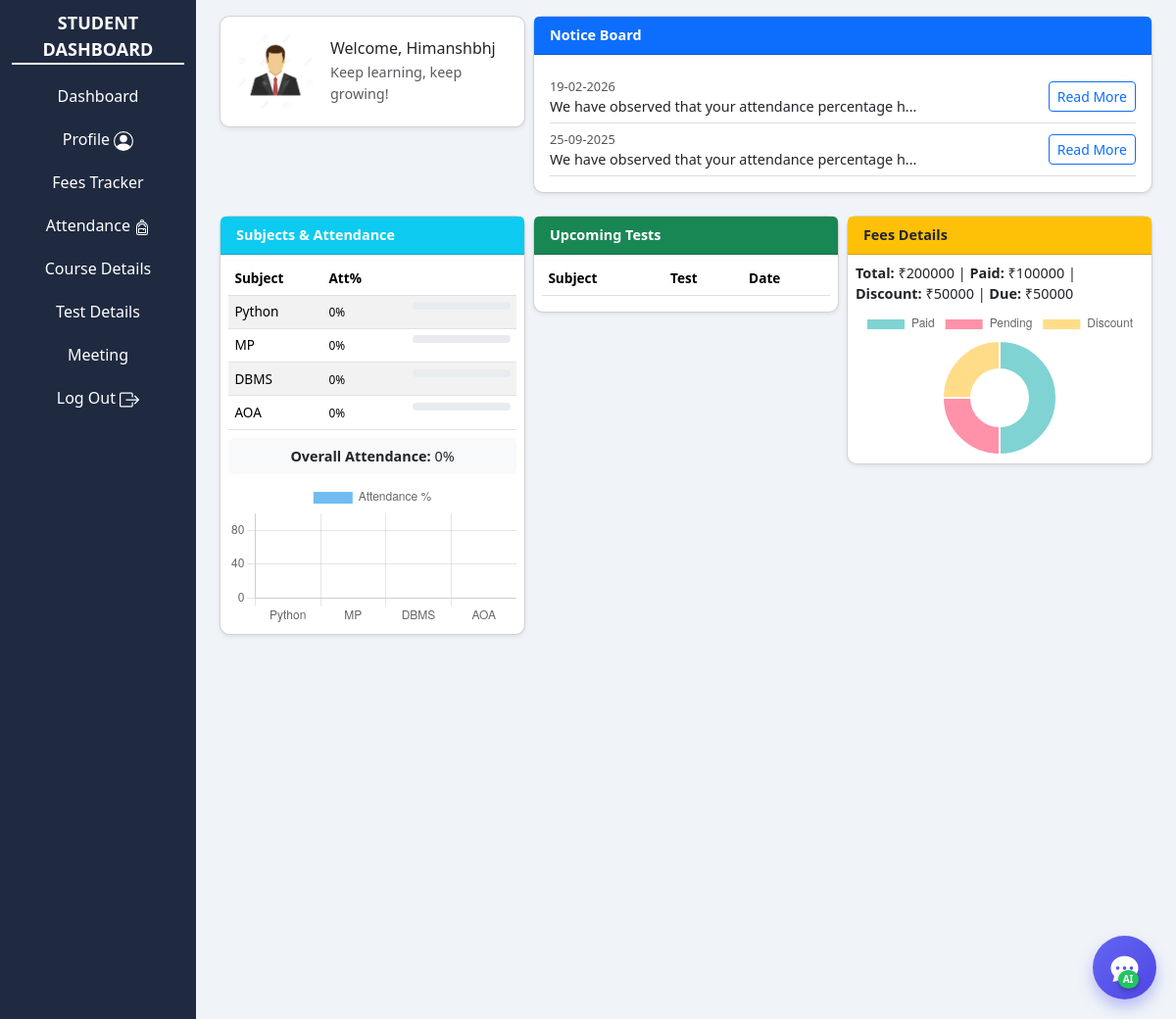
The page /student/student-dashboard.php (signed in) on the database its author committed.
### tables this page shows
CREATE TABLE `tblstudent` (
  `studentId` int(100) NOT NULL AUTO_INCREMENT,
  `studentName` varchar(100) NOT NULL,
  `dob` date NOT NULL,
  `courseId` int(100) NOT NULL,
  `academicYearId` int(10) NOT NULL,
  `sessionId` int(100) NOT NULL,
  `studentNumber` varchar(15) NOT NULL,
  `studentGender` int(100) NOT NULL,
  `studentEmail` varchar(100) NOT NULL,
  `studentPassword` varchar(100) NOT NULL,
  `fatherName` varchar(100) NOT NULL,
  `motherName` varchar(100) NOT NULL,
  `parentNumber` varchar(15) NOT NULL,
  `parentEmail` varchar(100) NOT NULL,
  `dateOfRegistration` datetime(6) NOT NULL,
  `address` varchar(100) NOT NULL,
  `studentImage` varchar(300) DEFAULT NULL,
  `addedIpAddress` text NOT NULL,
  `addedDateTime` datetime(6) NOT NULL,
  `updatedIpAddress` text NOT NULL,
  `updatedDateTime` datetime NOT NULL,
  PRIMARY KEY (`studentId`)
);

CREATE TABLE `tblnotice` (
  `id` int(10) NOT NULL AUTO_INCREMENT,
  `studentId` int(10) NOT NULL,
  `courseId` int(10) NOT NULL,
  `academicYearId` int(10) NOT NULL,
  `cutOffAttendence` int(10) NOT NULL,
  `sessionId` int(10) NOT NULL,
  `noticeDate` date NOT NULL,
  `notice` text NOT NULL,
  PRIMARY KEY (`id`)
);

CREATE TABLE `tblsubject` (
  `subjectId` int(10) NOT NULL AUTO_INCREMENT,
  `subjectName` text NOT NULL,
  `courseId` int(10) NOT NULL,
  `academicYearId` int(10) NOT NULL,
  `sessionId` int(10) NOT NULL,
  `status` int(1) NOT NULL,
  `addedIpAddress` text NOT NULL,
  `addedDateTime` datetime NOT NULL,
  `updatedIpAddress` text NOT NULL,
  `updatedDateTime` datetime NOT NULL,
  PRIMARY KEY (`subjectId`)
);

### student/student-dashboard.php (the view, shortened to what this page needs)
<?php
include "../splitting-student/top-student.php";
include "../splitting-student/content-student.php";
$stmt3 = $conn->prepare("SELECT * FROM tblstudent WHERE studentId=:studentId");
$stmt3->bindParam(":studentId",$studentId);
$stmt3->execute();
$studentDetail = $stmt3->fetch();
$courseId = $studentDetail["courseId"];
$academicYearId = $studentDetail["academicYearId"];
function percent($x,$y){
    return ($y>0) ? number_format($x/$y*100,2) : 0;
}
?>
<!DOCTYPE html>
<html lang="en">
<head>
<link href="https://cdn.jsdelivr.net/npm/bootstrap@5.3.2/dist/css/bootstrap.min.css" rel="stylesheet">
<link href="https://cdn.jsdelivr.net/npm/bootstrap-icons@1.11.3/font/bootstrap-icons.css" rel="stylesheet">
<link rel="stylesheet" href="https://cdnjs.cloudflare.com/ajax/libs/animate.css/4.1.1/animate.min.css"/>
</head>
<body>
<div class="container-fluid py-3">
<div class="row mb-2 g-2">
<div class="col-lg-4 col-md-12">
<div class="card shadow-sm animate__animated animate__slideInDown">
<div class="card-body d-flex align-items-center">
<?php
$imagePath = !empty($studentDetail['studentImage']) ? 'uploads/' . $studentDetail['studentImage'] : ($studentDetail['studentGender'] == '1' ? "images/female-logo.jpg" : "images/male-logo.jpg");
?>
<img src="<?php echo $imagePath; ?>" class="rounded-circle me-3" style="width:80px;height:80px;object-fit:cover;">
<div>
<h6 class="mb-1">Welcome, <?php echo $studentDetail['studentName']; ?></h6>
<p class="mb-0 text-muted">Keep learning, keep growing!</p>
</div>
</div>
</div>
</div>
<div class="col-lg-8 col-md-12">
<div class="card shadow-sm animate__animated animate__slideInRight">
<div class="card-header bg-primary text-white">
Notice Board
</div>
<div class="card-body" style="max-height:180px; overflow-y:auto;">
<?php
$noticestmt = $conn->prepare("SELECT * FROM tblnotice WHERE studentId=:studentId AND academicYearId=:academicYearId ORDER BY id DESC");
$noticestmt->bindParam(":studentId", $studentId);
$noticestmt->bindParam(":academicYearId", $academicYearId);
$noticestmt->execute();
while($notices=$noticestmt->fetch()){ ?>
<div class="notice-box">
<div>
<small><?php echo date('d-m-Y', strtotime($notices['noticeDate'])); ?></small>
<p class="mb-0"><?php echo substr($notices['notice'],0,50); ?>...</p>
</div>
<button class="btn btn-sm btn-outline-primary" data-bs-toggle="modal" data-bs-target="#noticeModal<?php echo $notices['id']; ?>">Read More</button>
</div>
<?php } ?>
</div>
</div>
</div>
</div>
<div class="row mb-2 g-2">
<div class="col-lg-4 col-md-6">
<div class="card shadow-sm">
<div class="card-header bg-info text-white">Subjects & Attendance</div>
<div class="card-body p-2">
<table class="table table-hover table-striped mb-2">
<thead>
<tr><th>Subject</th><th>Att%</th></tr>
</thead>
<tbody>
<?php
$subjectstmt = $conn->prepare("SELECT * FROM tblsubject WHERE courseId=:courseId AND academicYearId=:academicYearId AND status=1");
$subjectstmt->bindParam(":courseId",$courseId);
$subjectstmt->bindParam(":academicYearId",$academicYearId);
$subjectstmt->execute();
$attendanceLabels=[];
$attendanceData=[];
$totalAttended = 0;
$totalClasses = 0;
while($subject=$subjectstmt->fetch()){
$subjectId = $subject['subjectId'];
$stmt=$conn->prepare("SELECT COUNT(*) FROM tblattendence WHERE studentId=:studentId AND subjectId=:subjectId");
$stmt->bindParam(":studentId",$studentId);
$stmt->bindParam(":subjectId",$subjectId);
$stmt->execute();
$subjectTotalClass = $stmt->fetchColumn();
$stmt=$conn->prepare("SELECT COUNT(*) FROM tblattendence WHERE studentId=:studentId AND subjectId=:subjectId AND attendence=1");
$stmt->bindParam(":studentId",$studentId);
$stmt->bindParam(":subjectId",$subjectId);
$stmt->execute();
$subjectAttended = $stmt->fetchColumn();
$percentVal = percent($subjectAttended,$subjectTotalClass);
$attendanceLabels[] = $subject['subjectName'];
$attendanceData[] = $percentVal;
$totalAttended += $subjectAttended;
$totalClasses += $subjectTotalClass;
?>
<tr>
<td><?php echo $subject['subjectName']; ?></td>
<td>
<div class="progress mb-1"><div class="progress-bar bg-info" style="width:<?php echo $percentVal; ?>%"></div></div>
<small><?php echo $percentVal; ?>%</small>
</td>
</tr>
<?php } ?>
</tbody>
</table>
<?php $overallAttendance = percent($totalAttended, $totalClasses); ?>
<div class="mt-2 p-2 bg-light text-center rounded">
<strong>Overall Attendance: </strong><?php echo $overallAttendance; ?>%
</div>
<canvas id="attendanceChart" class="mt-2"></canvas>
</div>
</div>
</div>
<div class="col-lg-4 col-md-6">
<div class="card shadow-sm">
<div class="card-header bg-success text-white">Upcoming Tests</div>
<div class="card-body p-2">
<table class="table table-hover table-striped mb-2">
<thead>
<tr><th>Subject</th><th>Test</th><th>Date</th></tr>
</thead>
</table>
</div>
</div>
</div>
<div class="col-lg-4 col-md-12">
<div class="card shadow-sm">
<div class="card-header bg-warning text-dark">Fees Details</div>
<div class="card-body p-2">
<?php
$fstmt = $conn->prepare("
SELECT
COALESCE(SUM(totalFees),0) AS totalFees,
COALESCE(SUM(paidFees),0) AS totalPaid,
COALESCE(SUM(discountMoney),0) AS discount
FROM tblfees
WHERE studentId=:studentId AND academicYearId=:academicYearId
");
$fstmt->bindParam(":studentId",$studentId);
$fstmt->bindParam(":academicYearId",$academicYearId);
$fstmt->execute();
$fees = $fstmt->fetch();
if($fees['totalFees'] == 0){
    $totalFees = $fees['totalFees'];
    $totalPaid = 0;
    $discount = 0;
    $dueFees = $totalFees;
} else {
    $totalFees = $fees['totalFees'];
    $totalPaid = $fees['totalPaid'];
    $discount = $fees['discount'];
    $dueFees = $totalFees - $totalPaid - $discount;
}
?>
<p class="mb-1"><strong>Total:</strong> ₹<?php echo $totalFees; ?> | <strong>Paid:</strong> ₹<?php echo $totalPaid; ?> | <strong>Discount:</strong> ₹<?php echo $discount; ?> | <strong>Due:</strong> ₹<?php echo $dueFees; ?></p>
<canvas id="feesChart"></canvas>
</div>
</div>
</div>
</div>
<script>
const feesCtx = document.getElementById('feesChart').getContext('2d');
new Chart(feesCtx,{
    type:'doughnut',
    data:{
        labels:['Paid','Pending','Discount'],
        datasets:[{
            data:[<?php echo $totalPaid; ?>,<?php echo $dueFees; ?>,<?php echo $discount; ?>],
            backgroundColor:['rgba(75,192,192,0.7)','rgba(255,99,132,0.7)','rgba(255,206,86,0.7)']
        }]
    }
});
const attCtx = document.getElementById('attendanceChart').getContext('2d');
new Chart(attCtx,{
type:'bar',
data:{
labels:<?php echo json_encode($attendanceLabels); ?>,
datasets:[{
label:'Attendance %',
data:<?php echo json_encode($attendanceData); ?>,
backgroundColor:'rgba(54,162,235,0.7)'
}]
},
options:{scales:{y:{beginAtZero:true,max:100}}}
});
</script>
<?php include "../splitting-student/footer.php"; ?>
</body>
</html>

### splitting-student/content-student.php (style rules this page uses)
.progress { float: right; width: 100px; }

### student/student-dashboard.php (style rules this page uses)
body { background: #f8f9fa; }
.card { border-radius: 10px; margin-bottom: 15px; font-size: 0.9rem; }
.card-header { font-weight: 600; }
.table td, .table th { padding: .4rem; font-size: 0.85rem; }
.progress { height: 8px; }
canvas { max-height: 150px !important; }
.notice-box { border-bottom:1px solid #ddd; padding:5px 0; display:flex; justify-content:space-between; align-items:center; }
.notice-box small { font-size:0.8rem; color:#555; }

### rows shown on the page
tblstudent: studentName "Himanshbhj"
tblnotice: noticeDate "19-02-2026", notice "We have observed that your attendance percentage h"
tblnotice: noticeDate "25-09-2025", notice "We have observed that your attendance percentage h"
tblsubject: subjectName "Python", percentVal "0"
tblsubject: subjectName "MP", percentVal "0"
tblsubject: subjectName "DBMS", percentVal "0"
tblsubject: subjectName "AOA", percentVal "0"

### other values the page prints
$overallAttendance "0"
$totalFees "200000"
$totalPaid "100000"
$discount "50000"
$dueFees "50000"
chart data {{ $totalPaid }} 100000
chart data {{ $dueFees }} 50000
chart data {{ $discount }} 50000
chart data {{ json_encode($attendanceLabels) }} ["Python","MP","DBMS","AOA"]
